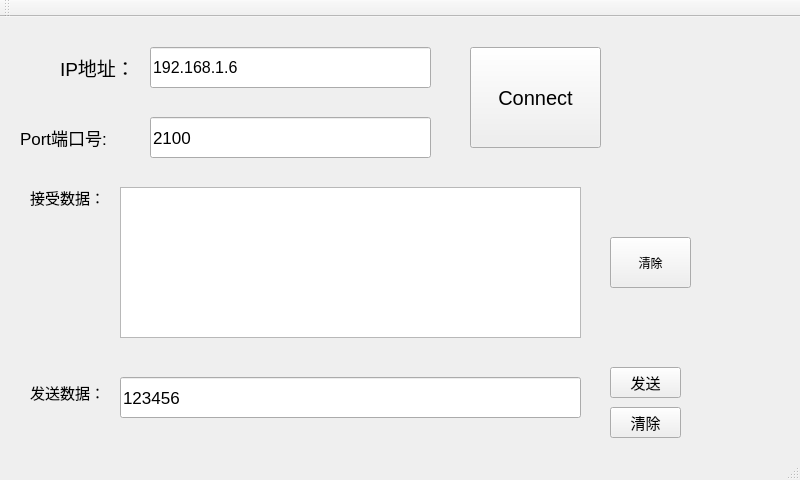
<?xml version="1.0" encoding="UTF-8"?>
<ui version="4.0">
 <class>MainWindow</class>
 <widget class="QMainWindow" name="MainWindow">
  <property name="geometry">
   <rect>
    <x>0</x>
    <y>0</y>
    <width>800</width>
    <height>480</height>
   </rect>
  </property>
  <property name="windowTitle">
   <string>MainWindow</string>
  </property>
  <widget class="QWidget" name="centralWidget">
   <widget class="QLineEdit" name="IPLineEdit">
    <property name="geometry">
     <rect>
      <x>150</x>
      <y>30</y>
      <width>281</width>
      <height>41</height>
     </rect>
    </property>
    <property name="font">
     <font>
      <pointsize>12</pointsize>
     </font>
    </property>
    <property name="text">
     <string>192.168.1.6</string>
    </property>
   </widget>
   <widget class="QLineEdit" name="PortLineEdit">
    <property name="geometry">
     <rect>
      <x>150</x>
      <y>100</y>
      <width>281</width>
      <height>41</height>
     </rect>
    </property>
    <property name="font">
     <font>
      <pointsize>13</pointsize>
     </font>
    </property>
    <property name="text">
     <string>2100</string>
    </property>
   </widget>
   <widget class="QPushButton" name="ConnPushButton">
    <property name="geometry">
     <rect>
      <x>470</x>
      <y>30</y>
      <width>131</width>
      <height>101</height>
     </rect>
    </property>
    <property name="font">
     <font>
      <pointsize>15</pointsize>
     </font>
    </property>
    <property name="styleSheet">
     <string notr="true"/>
    </property>
    <property name="text">
     <string>Connect</string>
    </property>
   </widget>
   <widget class="QLabel" name="label">
    <property name="geometry">
     <rect>
      <x>60</x>
      <y>30</y>
      <width>81</width>
      <height>41</height>
     </rect>
    </property>
    <property name="font">
     <font>
      <pointsize>14</pointsize>
     </font>
    </property>
    <property name="text">
     <string>IP地址：</string>
    </property>
   </widget>
   <widget class="QLabel" name="label_2">
    <property name="geometry">
     <rect>
      <x>20</x>
      <y>100</y>
      <width>91</width>
      <height>41</height>
     </rect>
    </property>
    <property name="font">
     <font>
      <pointsize>13</pointsize>
     </font>
    </property>
    <property name="text">
     <string>Port端口号:</string>
    </property>
   </widget>
   <widget class="QTextEdit" name="RecTextEdit">
    <property name="geometry">
     <rect>
      <x>120</x>
      <y>170</y>
      <width>461</width>
      <height>151</height>
     </rect>
    </property>
    <property name="font">
     <font>
      <pointsize>13</pointsize>
     </font>
    </property>
    <property name="html">
     <string>&lt;!DOCTYPE HTML PUBLIC &quot;-//W3C//DTD HTML 4.0//EN&quot; &quot;http://www.w3.org/TR/REC-html40/strict.dtd&quot;&gt;
&lt;html&gt;&lt;head&gt;&lt;meta name=&quot;qrichtext&quot; content=&quot;1&quot; /&gt;&lt;style type=&quot;text/css&quot;&gt;
p, li { white-space: pre-wrap; }
&lt;/style&gt;&lt;/head&gt;&lt;body style=&quot; font-family:'Sans Serif'; font-size:13pt; font-weight:400; font-style:normal;&quot;&gt;
&lt;p style=&quot;-qt-paragraph-type:empty; margin-top:0px; margin-bottom:0px; margin-left:0px; margin-right:0px; -qt-block-indent:0; text-indent:0px;&quot;&gt;&lt;br /&gt;&lt;/p&gt;&lt;/body&gt;&lt;/html&gt;</string>
    </property>
   </widget>
   <widget class="QLabel" name="label_3">
    <property name="geometry">
     <rect>
      <x>30</x>
      <y>170</y>
      <width>81</width>
      <height>21</height>
     </rect>
    </property>
    <property name="font">
     <font>
      <pointsize>11</pointsize>
     </font>
    </property>
    <property name="text">
     <string>接受数据：</string>
    </property>
   </widget>
   <widget class="QPushButton" name="ClearRecPushButton">
    <property name="geometry">
     <rect>
      <x>610</x>
      <y>220</y>
      <width>81</width>
      <height>51</height>
     </rect>
    </property>
    <property name="styleSheet">
     <string notr="true"/>
    </property>
    <property name="text">
     <string>清除</string>
    </property>
   </widget>
   <widget class="QLabel" name="label_4">
    <property name="geometry">
     <rect>
      <x>30</x>
      <y>360</y>
      <width>81</width>
      <height>31</height>
     </rect>
    </property>
    <property name="font">
     <font>
      <pointsize>11</pointsize>
     </font>
    </property>
    <property name="text">
     <string>发送数据：</string>
    </property>
   </widget>
   <widget class="QPushButton" name="SendPushButton">
    <property name="geometry">
     <rect>
      <x>610</x>
      <y>350</y>
      <width>71</width>
      <height>31</height>
     </rect>
    </property>
    <property name="font">
     <font>
      <pointsize>11</pointsize>
     </font>
    </property>
    <property name="styleSheet">
     <string notr="true"/>
    </property>
    <property name="text">
     <string>发送</string>
    </property>
   </widget>
   <widget class="QPushButton" name="ClearSendPushButton">
    <property name="geometry">
     <rect>
      <x>610</x>
      <y>390</y>
      <width>71</width>
      <height>31</height>
     </rect>
    </property>
    <property name="font">
     <font>
      <pointsize>11</pointsize>
     </font>
    </property>
    <property name="styleSheet">
     <string notr="true"/>
    </property>
    <property name="text">
     <string>清除</string>
    </property>
   </widget>
   <widget class="QLineEdit" name="SendLineEdit">
    <property name="geometry">
     <rect>
      <x>120</x>
      <y>360</y>
      <width>461</width>
      <height>41</height>
     </rect>
    </property>
    <property name="font">
     <font>
      <pointsize>13</pointsize>
     </font>
    </property>
    <property name="text">
     <string>123456</string>
    </property>
   </widget>
  </widget>
  <widget class="QMenuBar" name="menuBar">
   <property name="geometry">
    <rect>
     <x>0</x>
     <y>0</y>
     <width>800</width>
     <height>21</height>
    </rect>
   </property>
  </widget>
  <widget class="QToolBar" name="mainToolBar">
   <attribute name="toolBarArea">
    <enum>TopToolBarArea</enum>
   </attribute>
   <attribute name="toolBarBreak">
    <bool>false</bool>
   </attribute>
  </widget>
  <widget class="QStatusBar" name="statusBar"/>
 </widget>
 <layoutdefault spacing="6" margin="11"/>
 <resources/>
 <connections/>
</ui>
